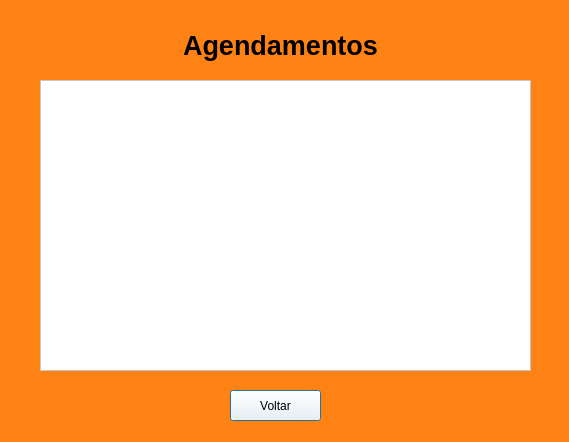
<?xml version="1.0" encoding="UTF-8"?>
<ui version="4.0">
 <class>Dialog</class>
 <widget class="QDialog" name="Dialog">
  <property name="geometry">
   <rect>
    <x>0</x>
    <y>0</y>
    <width>569</width>
    <height>442</height>
   </rect>
  </property>
  <property name="windowTitle">
   <string>Dialog</string>
  </property>
  <property name="styleSheet">
   <string notr="true">background-color:rgb(255, 130, 20)</string>
  </property>
  <widget class="QLabel" name="label">
   <property name="geometry">
    <rect>
     <x>170</x>
     <y>30</y>
     <width>221</width>
     <height>31</height>
    </rect>
   </property>
   <property name="font">
    <font>
     <pointsize>20</pointsize>
     <weight>75</weight>
     <bold>true</bold>
    </font>
   </property>
   <property name="whatsThis">
    <string>&lt;html&gt;&lt;head/&gt;&lt;body&gt;&lt;p align=&quot;center&quot;&gt;&lt;br/&gt;&lt;/p&gt;&lt;/body&gt;&lt;/html&gt;</string>
   </property>
   <property name="text">
    <string>Agendamentos</string>
   </property>
   <property name="alignment">
    <set>Qt::AlignCenter</set>
   </property>
  </widget>
  <widget class="QTableWidget" name="tableWidget">
   <property name="geometry">
    <rect>
     <x>40</x>
     <y>80</y>
     <width>491</width>
     <height>291</height>
    </rect>
   </property>
   <property name="styleSheet">
    <string notr="true">background-color: rgb(255, 255, 255);</string>
   </property>
  </widget>
  <widget class="QPushButton" name="pushButton">
   <property name="geometry">
    <rect>
     <x>230</x>
     <y>390</y>
     <width>91</width>
     <height>31</height>
    </rect>
   </property>
   <property name="styleSheet">
    <string notr="true">background-color: rgb(255, 255, 255);</string>
   </property>
   <property name="text">
    <string>Voltar</string>
   </property>
  </widget>
 </widget>
 <resources/>
 <connections/>
</ui>
